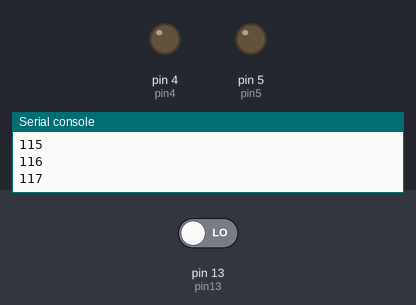
The program below on a simulated MicroPython board. On the bench: output pins drawn as LEDs (lit = HIGH), the last lines printed to the serial console. Dashed ring = blinking. The inputs (shaded band) are chosen by the test bench; at power-on: pin 13 (pin13) LOW.

Above: at 1.2 s.
1.3 s: pin 13 (pin13) driven HIGH
At 1.7 s:
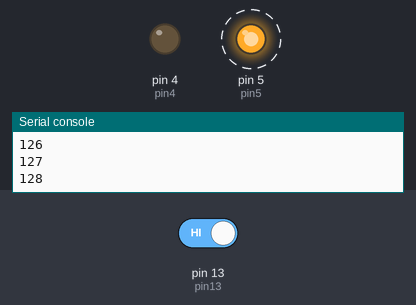
At 2.2 s:
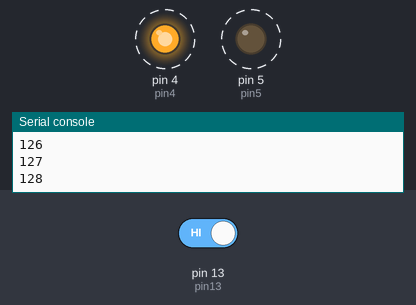
4.3 s: pin 13 (pin13) driven LOW
At 4.8 s:
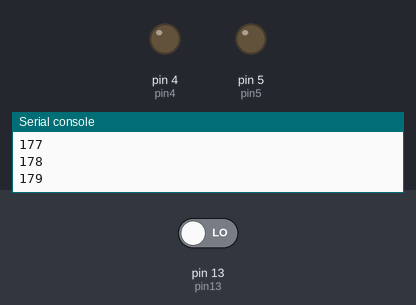
Timing chart, 0 to 7.3 s (numbered marks = the images above; inputs shaded):
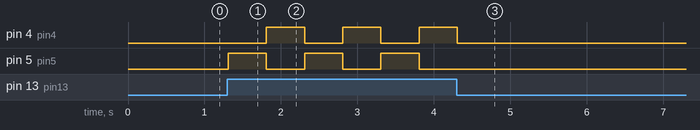

Measured:
- after the input at 1.3 s, pin 4 (pin4): alternates HIGH for 0.50 s and LOW for 0.50 s, starting after 0.51 s; pin 5 (pin5): alternates HIGH for 0.50 s and LOW for 0.50 s, starting at once
- after the input at 4.3 s, pin 4 (pin4): goes on until 4.3 s, then stays LOW; pin 5 (pin5): stops changing and stays LOW

The program:

led_with_switch.py
```python
from machine import Pin
import time

pin4 = Pin(4, Pin.OUT)
pin5 = Pin(5, Pin.OUT)
pin13 = Pin(13, Pin.IN)
for i in range(4000):

    if (pin13.value() ==1):
       #pin5.off()
       pin13.value(0)
       #print(pin13.value())
       pin5.on()
       pin4.off()
       time.sleep(0.5)
       pin5.off()
       pin4.on()
       time.sleep(0.5)

    else:
       pin5.off()
       pin4.off()
       time.sleep(0.01)
        #print(pin13.value())
        #testing3

    print(i)

pin4.off()
```
